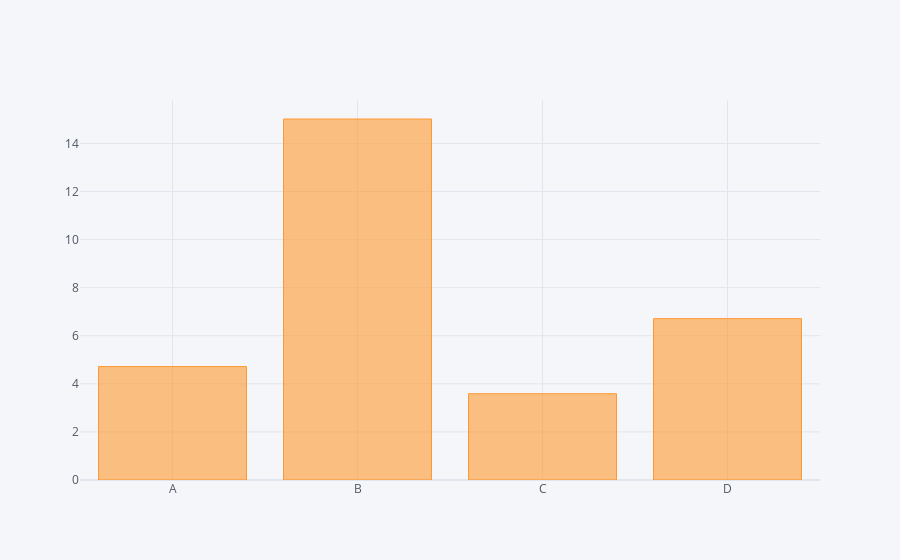

Here is the notebook cell this chart was saved with:
### Code cell
df.sum().iplot(kind='bar')

### Figure 1 — Plotly figure (JSON) as saved in the notebook; plotly's stock layout.template omitted (floating-point values rounded to 4 significant figures)
{"data": [{"marker": {"color": "rgba(255, 153, 51, 0.6)", "line": {"color": "rgba(255, 153, 51, 1.0)", "width": 1}}, "name": "None", "orientation": "v", "text": "", "type": "bar", "x": ["A", "B", "C", "D"], "y": [4.719, 15.02, 3.588, 6.712]}], "layout": {"legend": {"bgcolor": "#F5F6F9", "font": {"color": "#4D5663"}}, "paper_bgcolor": "#F5F6F9", "plot_bgcolor": "#F5F6F9", "title": {"font": {"color": "#4D5663"}}, "xaxis": {"gridcolor": "#E1E5ED", "showgrid": true, "tickfont": {"color": "#4D5663"}, "title": {"font": {"color": "#4D5663"}, "text": ""}, "zerolinecolor": "#E1E5ED"}, "yaxis": {"gridcolor": "#E1E5ED", "showgrid": true, "tickfont": {"color": "#4D5663"}, "title": {"font": {"color": "#4D5663"}, "text": ""}, "zerolinecolor": "#E1E5ED"}}}
